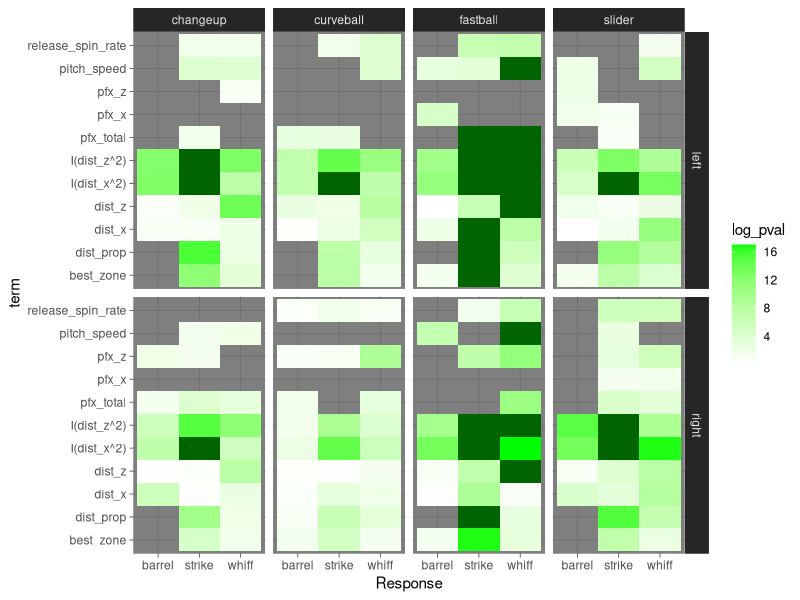
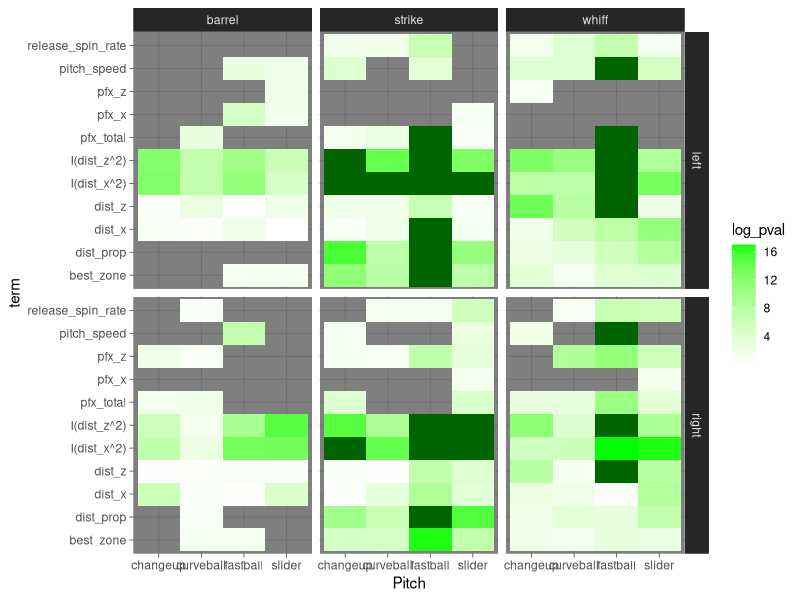

Recreate these plots in R, in order. (Note: this script raises an error after producing the figures.)
### Code to simplify best_zone creation with models3.csv file

# Required libraries

library(readr)
library(dplyr)
library(stringr)
library(ggplot2)


# Read in data and remove unnecessary columns

model <- read_csv("models3.csv") %>% 
  select(-...1) %>% 
  filter(!(term  %in%  c("(Intercept)", "pred_bwhiff", "pred_bbarrel", "pred_bstrike")))


# Use slice_min to find zone with lowest p-value

zone_terms <- model %>%
  filter(str_detect(term, "zone")) %>%
  slice_min(`p.value`, by = c(Response, Hand, Pitch)) %>%
  mutate(term = "best_zone")


# Combine full data with new best_zone

model <- model %>%
  filter(!str_detect(term, "zone")) %>%
  rbind(zone_terms)


# Model heat map (compare responses within batter hand / pitch type combinations)

model %>% 
  mutate(log_pval = -log10(p.value)) %>% 
  ggplot(aes(x = Response, y = term,
             fill = log_pval)) +
  scale_fill_gradient2(low = "khaki1", high = "green", na.value = "darkgreen") +
  geom_tile() +
  facet_grid(Hand ~ Pitch) +
  theme_dark()


# Model heat map (compare pitch types within batter hand / response combinations)

model %>% 
  mutate(log_pval = -log10(p.value)) %>% 
  ggplot(aes(x = Pitch, y = term,
             fill = log_pval)) +
  scale_fill_gradient2(low = "khaki1", high = "green", na.value = "darkgreen") +
  geom_tile() +
  facet_grid(Hand ~ Response) +
  theme_dark()




#####



# Take rhp data from Week 10.Rmd and convert responses to 0/1, remove NAs

rhp <- rhp %>%
  mutate(Barrel = ifelse(Barrel == TRUE, 1, 0),
              whiff = ifelse(whiff == TRUE, 1, 0)) %>%
  filter(!is.na(pitch_speed),
         !is.na(release_spin_rate))


# Create data frame for model results

results <- data.frame(term = NULL, 
                      estimate = NULL, 
                      std.error = NULL, 
                      statistic = NULL, 
                      p.value = NULL,
                      Response = NULL,
                      BHand = NULL,
                      Pitch = NULL)
  

# Loop through models using backward elimination

index <- 0

for(pitch in c("FF", "SL", "CH", "CU")) {
  for(bhand in c("R", "L")) {
    for(response in c("whiff", "Barrel", "STRIKE")) {
      
      index <- index + 1
      
      data <- rhp %>%
        filter(pitch_type == pitch,
               hitter == bhand) %>% 
        mutate(pfx_x = pfx_x*12,
               pfx_z = pfx_z*12,
               pfx_total = sqrt(pfx_x^2 + pfx_z^2)) %>% 
        mutate(dist_x = -dist_x)
      
      if(response == "whiff") { data <- rename(data, response = whiff,
                                       pred = pred_bwhiff) }
      if(response == "Barrel") { data <- rename(data, response = Barrel,
                                        pred = pred_bbarrel) }
      if(response == "STRIKE") { data <- rename(data, response = STRIKE,
                                        pred = pred_bstrike) }
      
      model <- glm(response ~ pitch_speed + pfx_x + pfx_z + pfx_total + zone + 
                     dist_x + dist_z + dist_prop + I(dist_x^2) + I(dist_z^2) + 
                     release_spin_rate + pred,
                   data = data, family = binomial)
      
      model2 <- step(model, direction = "backward") %>%
        tidy() %>%
        mutate(Response = response,
               BHand = bhand,
               Pitch = pitch)
  
      if(nrow(results > 0)) { results <- rbind(results, model2) }
      if(nrow(results) == 0) { results <- model2 }
      
      print(paste("Model", index, "of", 24, "completed"))
    }
  }
}


write.csv(results, "models4.csv", row.names = FALSE)


# Graph the results 
# (Note: These differ from results above. Automated method uses AIC instead of
# p-values for elimination.)

# Determine best zone for results

zone_terms <- results %>%
  filter(str_detect(term, "zone")) %>%
  slice_min(`p.value`, by = c(Response, BHand, Pitch)) %>%
  mutate(term = "best_zone")

model <- results %>%
  filter(!str_detect(term, "zone"),
         term != "(Intercept)", 
         term != "pred") %>%
  rbind(zone_terms)


# Model heat map (compare responses within batter hand / pitch type combinations)

model %>% 
  mutate(log_pval = -log10(p.value)) %>% 
  ggplot(aes(x = Response, 
             y = term,
             fill = log_pval)) +
  scale_fill_gradient2(low = "khaki1", 
                       high = "green", 
                       na.value = "darkgreen") +
  geom_tile(color = "darkgray") +
  facet_grid(BHand ~ Pitch) +
  theme_dark()


# Model heat map (compare pitch_type within batter hand / response combinations)

model %>% 
  mutate(log_pval = -log10(p.value)) %>% 
  ggplot(aes(x = Pitch, 
             y = term,
             fill = log_pval)) +
  scale_fill_gradient2(low = "khaki1", 
                       high = "green", 
                       na.value = "darkgreen") +
  geom_tile(color = "darkgray") +
  facet_grid(BHand ~ Response) +
  theme_dark()

